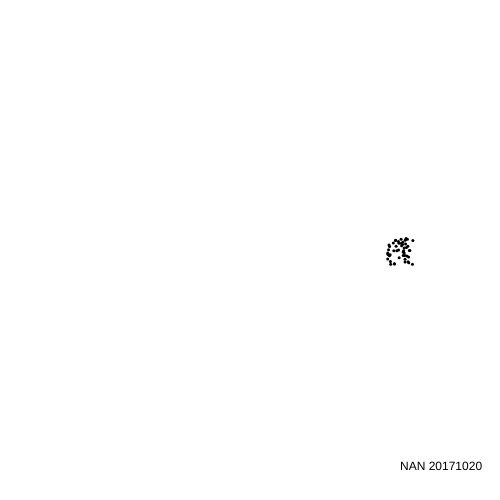
Frame 1 (no input)
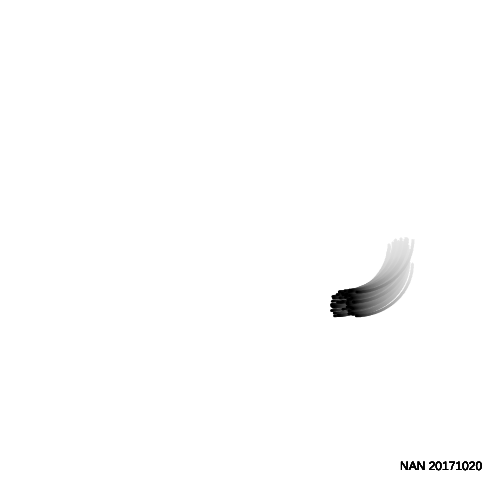
Frame 60 (no input)
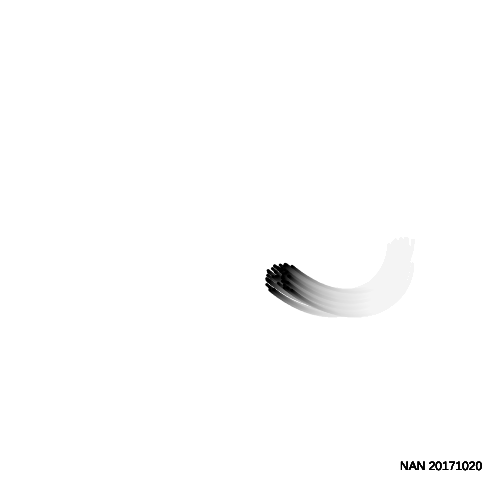
Frame 120 (the mouse pressed at the canvas centre since frame 60)

The p5.js sketch that drew these frames (run headless with seeded random() and noise() and a simulated clock; from frame 60 on, the mouse is pressed at the canvas centre):

// p5.js sketch
// ── sketch.js
var agents = [];

var numOfBalls = 50;

function setup() {
  createCanvas(500, 500);
  background(255);

  for (var i = 0; i < numOfBalls; i++) {

    agents[i] = new Agent(0.0);
  }

}

function draw() {
  background(255,10);

  text("NAN 20171020", 400, 470);
  var mousePos = createVector(mouseX, mouseY);
 
  for (var i = 0; i < agents.length; i++) {
    var a = agents[i];
    
    var distance = p5.Vector.sub(mousePos, a.pos);
    if(distance.mag() <= 13){
      a.mouseHover = true;
      a.applyAntiAttraction(mousePos);
      //print("applied!");
    }else{
      if(a.mouseHover == true){
        //if mouse just left the anti-attraction zone
        //a.applyBackForce();
        a.mouseHover = false;
      }
    }
    //
    //print(p5.Vector.angleBetween(mousePos, agents[0].pos));
    
    a.update();
    a.display();
    //a.applyBackForce();
  }



}
// ── agent.js
"use strict";
class Agent {
  constructor(_theta) {
    var scal = 2 / (3 - cos(2 * _theta)) * 150;
    
    var x = scal * cos(_theta) + width / 2; //点移动到中间去
    var y = scal * sin(2 * _theta) / 2 + height / 2; //点移动到中间去
    this.ranX = random(-13,13);
    this.ranY = random(-13,13);
    
    
    this.pos = createVector(x+this.ranX,y+this.ranY);
    this.vel = createVector(0,0);
    this.acc = createVector(0,0);
    this.theta = _theta;
    this.STEP = 0.01;
    
    this.mouseHover = false;
  }
  
  applyAntiAttraction(mousePos){
    var dir = p5.Vector.sub(this.pos, mousePos);
    var angle = p5.Vector.angleBetween(this.vel, dir);
    if(angle > PI/2){
      //print("angle bigger than PI/2!");
      //dir = 
    }
    var force = dir.normalize();
    force.mult(0.8);
    this.applyForce(force);
  }
  applyBackForce(){
    var scal = 2 / (3 - cos(2 * this.theta )) * 150;
    var x = scal * cos(this.theta ) + width / 2; //点移动到中间去
    var y = scal * sin(2 * this.theta ) / 2 + height / 2; //点移动到中间去
    var backPoint = createVector(x+this.ranX,y+this.ranY);
    
    push();
    translate(backPoint.x,backPoint.y);
    noStroke();
    fill(255,0,0);
    ellipse(0, 0, 5, 5);
    pop();
  }
  applyForce(force){
    //force.div(this.mass);->suppose the mass is 1 now
    this.acc.add(force);
  }
  
  update() {
    //this particle
    var scal = 2 / (3 - cos(2 * this.theta )) * 150;
    var x = scal * cos(this.theta ) + width / 2; //点移动到中间去
    var y = scal * sin(2 * this.theta ) / 2 + height / 2; //点移动到中间去
    //next particle
    var scalNext = 2 / (3 - cos(2 * (this.theta + this.STEP))) * 150;
    var xNext = scalNext * cos(this.theta + this.STEP) + width / 2;//点移动到中间去
    var yNext = scalNext * sin(2 * (this.theta + this.STEP)) / 2 + height / 2;//点移动到中间去
    
    var thisPoint = createVector(x, y);
    var nextPoint = createVector(xNext, yNext);
    this.vel = p5.Vector.sub(nextPoint, thisPoint); //有方向有长度的
    
    this.vel.add(this.acc);
    this.pos.add(this.vel);
    this.acc.mult(0);
    //this.pos.x = x;
    //this.pos.y = y; 
    
    this.theta += this.STEP;
    if(this.theta  > 2 *PI){
      this.theta  = 0.0;
    }
  }
  
  display() {
    push();
    translate(this.pos.x, this.pos.y);
    noStroke();
    fill(0);
    ellipse(0, 0, 3, 3);
    pop();
  }
  
  checkMouseInteraction(mousePos){
    
  }
}
